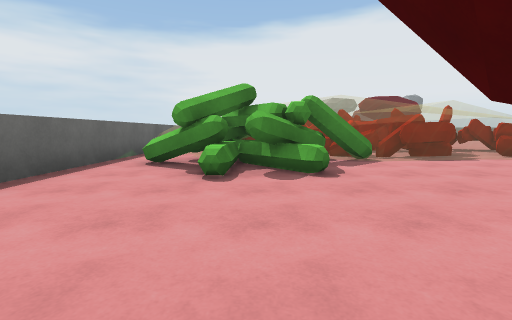
view 1 (above)

24 first-person views from a walk through a Unity game level. The camera is 1.2 m above the floor, tilts 6° down and sees 85° across. The floor is counted in squares, 2 m on a side. Each view is taken from the middle of a square. On the plan, view 1 faces up. The plan holds only what a view shows up to about 9 squares ahead; the rest is blank. The place goes on beyond the plan. The player is left out. Surface patterns are stand-ins for the level's own textures.

view 2
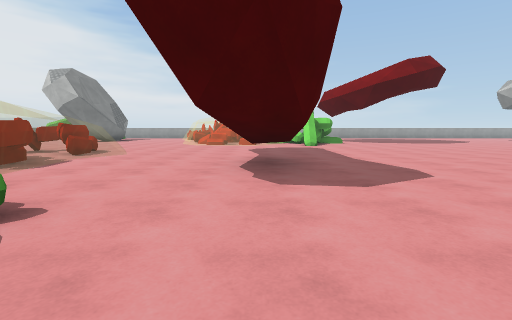

view 3
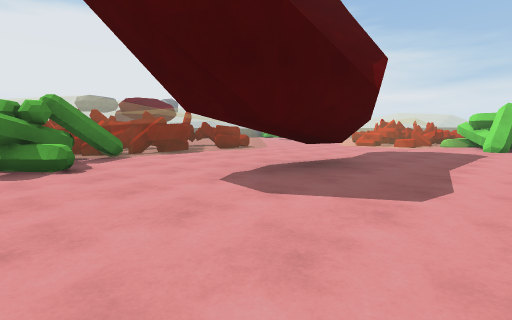

view 4
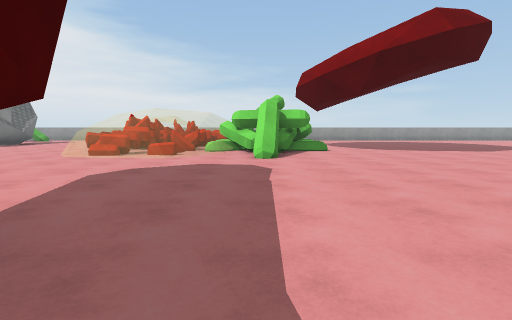

view 5
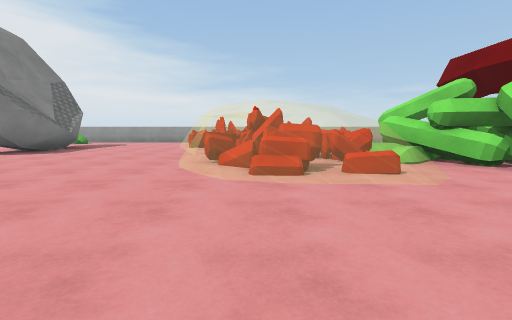

view 6
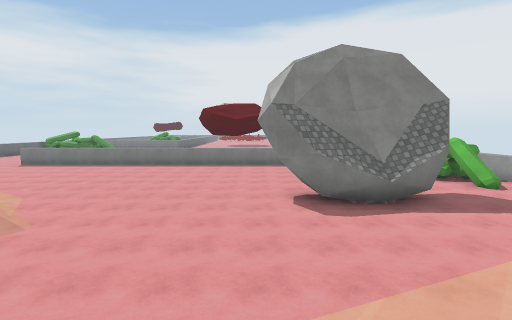

view 7
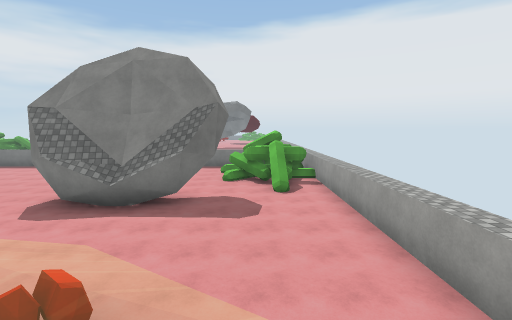

view 8
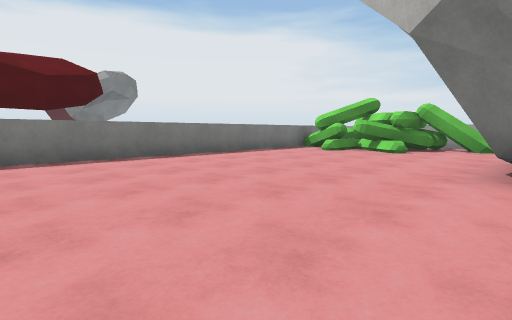

view 9
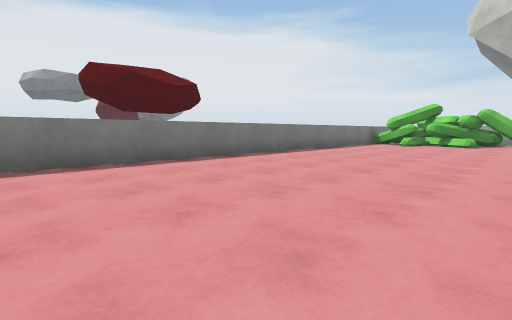

view 10
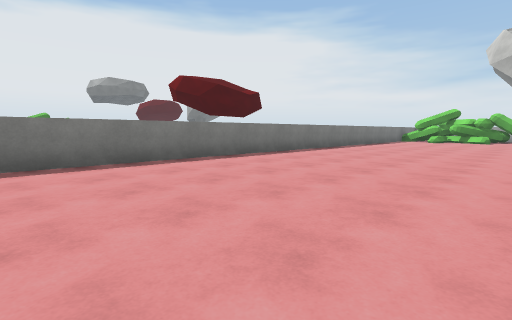

view 11
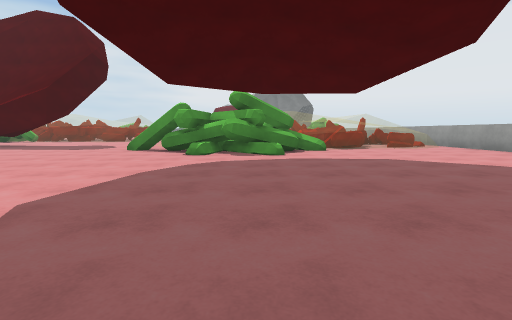

view 12
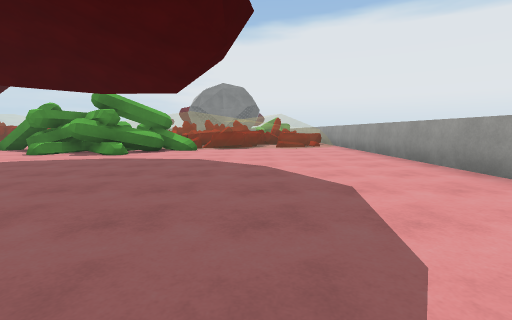

view 13
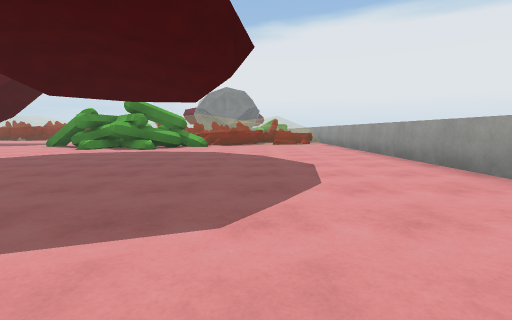

view 14
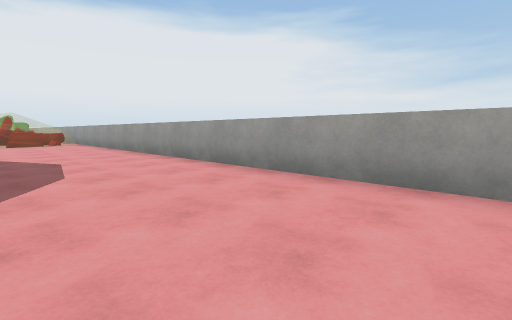

view 15
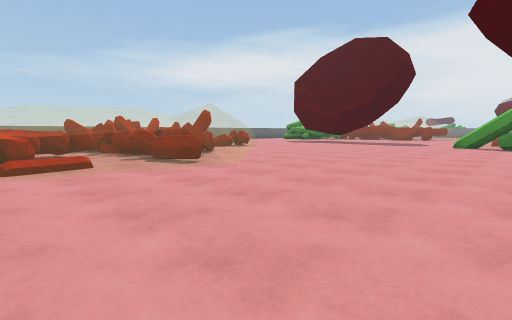

view 16
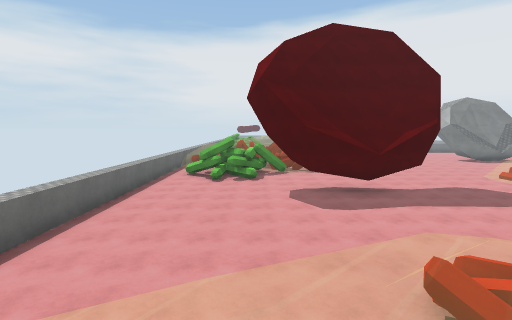

view 17
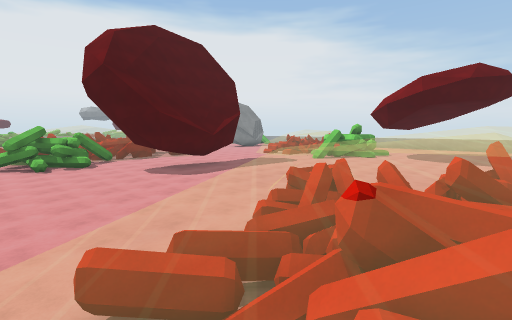

view 18
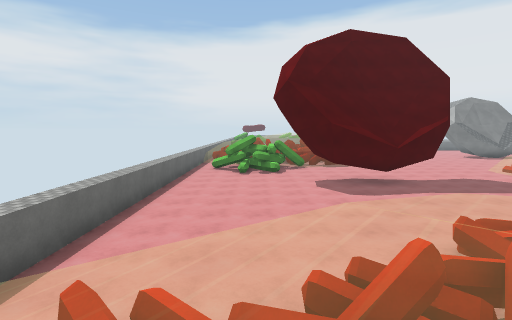

view 19
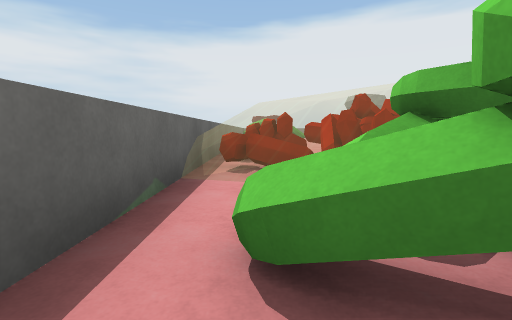

view 20
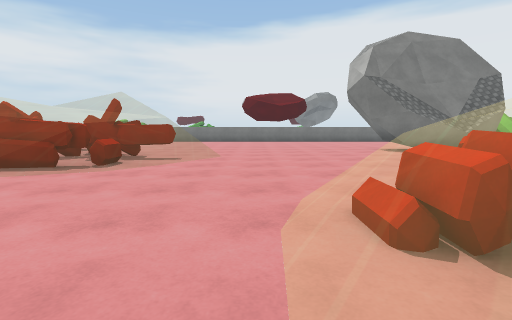

view 21
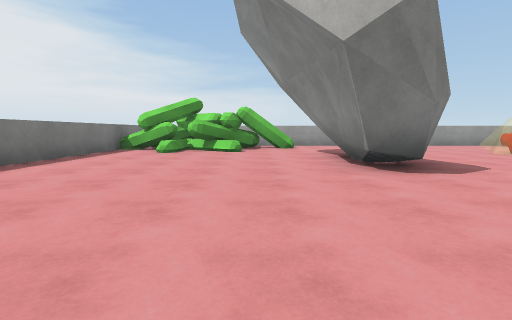

view 22
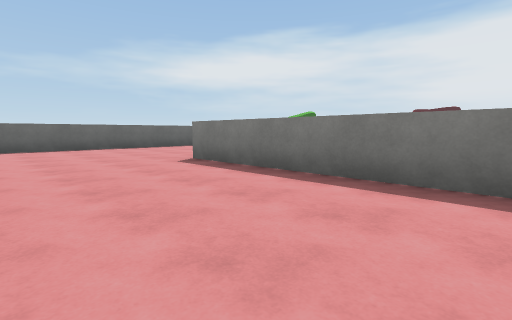

view 23
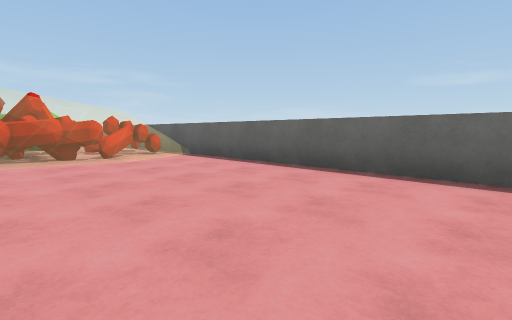

view 24
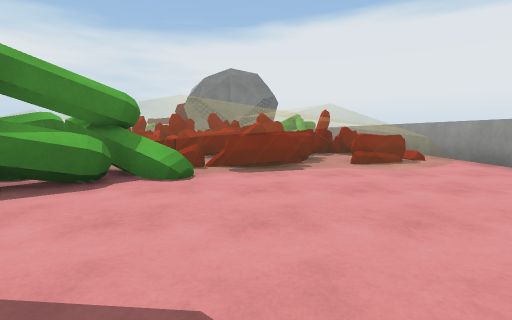

### Floor plan
Key: @ floor where view 1 was taken; # wall or solid block; . floor; / step, stairs or slope; = window, fence, low wall or low ledge; ^ raised ledge.
Columns run from 3 left of view 1 to 22 right of it. Each row starts with its distance up from view 1.
 17 #.....^^^^^^^^^^^^^^^^^
 16 #....................##
 15 #....................##
 14 #....................^##
 13 #......................#.#
 12 #....../ ..............^.#
 11 #=== ==  //......####....#
 10 ^///       .......##.....#
  9 ^/ /   /// ==............#
  8 ^///   //////............#
  7 #//    / ///......../....#
  6 #.^^^#===/=/......==/=...#
  5 #^###.........====    =  #
  4 #..#^.........////    / ^
  3 #............////     / ^
  2 #.....####...// /     //##
  1 #..............///  ////.#
  0 #..@.........=##^^^=/./..#
 -1 #..............###^......#
 -2 #...............#^.......#
 -3 #........................#
 -4 #....== .................#
 -5 #/====  /................#
 -6  // //  =/...............#
 -7   ///   /=/..............#
 -8  ///      /..............#
 -9           //.... . ......#
-10            /....    .....#
-11           /.....     ....#
-12           /.....     ....#

Positions as (right, up) in squares from view 1, and headings:
1: (0, 0), facing up
2: (-1, 2), facing right
3: (0, -1), facing up-right
4: (4, 0), facing right
5: (7, 4), facing right
6: (13, 4), facing up
7: (19, 4), facing up
8: (10, 11), facing up-right
9: (6, 12), facing up-right
10: (2, 12), facing up-right
11: (14, -9), facing up
12: (18, -9), facing up
13: (18, -11), facing up
14: (18, -12), facing up-right
15: (12, -12), facing up-left
16: (1, -7), facing up
17: (-2, -8), facing up-right
18: (0, -8), facing up
19: (-2, 4), facing up
20: (10, 2), facing up
21: (10, 13), facing right
22: (7, 14), facing up-left
23: (1, 17), facing down-left
24: (17, -4), facing up
